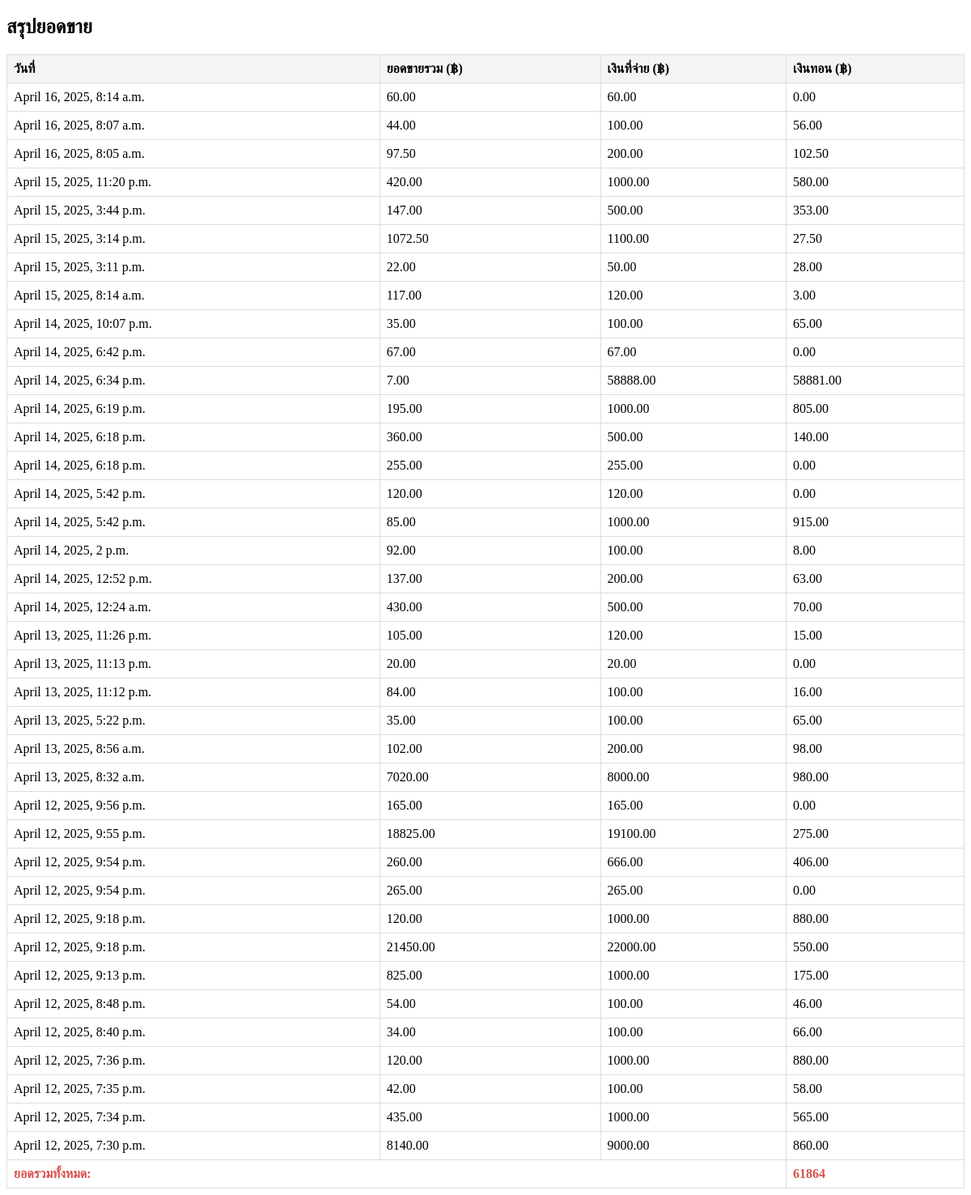
The app's page /Circulation1 with its own data.
### Dashboard/models.py (models this page shows, shortened)
class SaleRecord(models.Model):
    total_amount = models.DecimalField(max_digits=10, decimal_places=2)
    entered_amount = models.DecimalField(max_digits=10, decimal_places=2)
    change = models.DecimalField(max_digits=10, decimal_places=2)
    timestamp = models.DateTimeField()
    Pofitprice = models.DecimalField(max_digits=10, decimal_places=2, default=0.00)
    stock_adjustments = models.JSONField()  # ใช้ JSONField สำหรับบันทึกข้อมูล Array
    cashier = models.ForeignKey(User, on_delete=models.CASCADE, null=True, blank=True, default=1)
    class Meta:
        verbose_name = "รายการสินค้าที่บันทึก"  # เปลี่ยนชื่อที่แสดงใน Admin
        verbose_name_plural = "บันทึกรายการสำหรับการขาย"  # ชื่อพหูพจน์ใน Admin

### DashboardUser/views.py (the view)
def Circulation3(request):
    filter_type = request.GET.get("filter", "year")  # ค่าเริ่มต้นเป็น "year"
    today = datetime.now()
    if filter_type == "day":
        start_date = today - timedelta(days=1)
    elif filter_type == "week":
        start_date = today - timedelta(weeks=1)
    elif filter_type == "month":
        start_date = today - timedelta(days=30)
    elif filter_type == "3months":
        start_date = today - timedelta(days=90)
    elif filter_type == "6months":
        start_date = today - timedelta(days=180)
    else:  # "year"
        start_date = today - timedelta(days=365)
    records1 = SaleRecord.objects.filter(timestamp__gte=start_date).order_by('-timestamp')
    total_sum = records1.aggregate(total=Sum("total_amount"))["total"] or 0
    return render(request, "Circulation1.html", {
        "records1": records1,
        "total_sum": total_sum,
        "filter_type": filter_type  # ส่งค่า filter_type ไปยัง template
    })

### DashboardUser/templates/Circulation1.html (shortened to what this page needs)
<!DOCTYPE html>
{% load humanize %}
{% load static %}
<html>
    <head>
        <link rel="stylesheet" href="">
    </head>
   <body>
    <h2>สรุปยอดขาย</h2>
    <table>
        <thead>
            <tr>
                <th>วันที่</th>
                <th>ยอดขายรวม (฿)</th>
                <th>เงินที่จ่าย (฿)</th>
                <th>เงินทอน (฿)</th>
            </tr>
        </thead>
        <tbody>
            {% for record in records1 %}
            <tr>
                <td>{{ record.timestamp }}</td>
                <td>{{ record.total_amount }}</td>
                <td>{{ record.entered_amount }}</td>
                <td>{{ record.change }}</td>
            </tr>
            {% endfor %}
        </tbody>
        <tfoot>
            <tr>
                <td colspan="3" class="total">ยอดรวมทั้งหมด:</td>
                <td class="total">{{ total_sum }}</td>
            </tr>
        </tfoot>
    </table>
</body>
</html>

### DashboardUser/templates/Circulation1.html (style rules this page uses)
table { width: 100%; border-collapse: collapse; margin-top: 20px; }
th, td { border: 1px solid #ddd; padding: 8px; text-align: left; }
th { background-color: #f4f4f4; }
.total { font-weight: bold; color: #d9534f; }

### records on screen
SaleRecord: timestamp "April 16, 2025, 8:14 a.m.", total_amount "60.00", entered_amount "60.00", change "0.00"
SaleRecord: timestamp "April 16, 2025, 8:07 a.m.", total_amount "44.00", entered_amount "100.00", change "56.00"
SaleRecord: timestamp "April 16, 2025, 8:05 a.m.", total_amount "97.50", entered_amount "200.00", change "102.50"
SaleRecord: timestamp "April 15, 2025, 11:20 p.m.", total_amount "420.00", entered_amount "1000.00", change "580.00"
SaleRecord: timestamp "April 15, 2025, 3:44 p.m.", total_amount "147.00", entered_amount "500.00", change "353.00"
SaleRecord: timestamp "April 15, 2025, 3:14 p.m.", total_amount "1072.50", entered_amount "1100.00", change "27.50"
SaleRecord: timestamp "April 15, 2025, 3:11 p.m.", total_amount "22.00", entered_amount "50.00", change "28.00"
SaleRecord: timestamp "April 15, 2025, 8:14 a.m.", total_amount "117.00", entered_amount "120.00", change "3.00"
SaleRecord: timestamp "April 14, 2025, 10:07 p.m.", total_amount "35.00", entered_amount "100.00", change "65.00"
SaleRecord: timestamp "April 14, 2025, 6:42 p.m.", total_amount "67.00", entered_amount "67.00", change "0.00"
SaleRecord: timestamp "April 14, 2025, 6:34 p.m.", total_amount "7.00", entered_amount "58888.00", change "58881.00"
SaleRecord: timestamp "April 14, 2025, 6:19 p.m.", total_amount "195.00", entered_amount "1000.00", change "805.00"
SaleRecord: timestamp "April 14, 2025, 6:18 p.m.", total_amount "360.00", entered_amount "500.00", change "140.00"
SaleRecord: timestamp "April 14, 2025, 6:18 p.m.", total_amount "255.00", entered_amount "255.00", change "0.00"
SaleRecord: timestamp "April 14, 2025, 5:42 p.m.", total_amount "120.00", entered_amount "120.00", change "0.00"
SaleRecord: timestamp "April 14, 2025, 5:42 p.m.", total_amount "85.00", entered_amount "1000.00", change "915.00"
SaleRecord: timestamp "April 14, 2025, 2 p.m.", total_amount "92.00", entered_amount "100.00", change "8.00"
SaleRecord: timestamp "April 14, 2025, 12:52 p.m.", total_amount "137.00", entered_amount "200.00", change "63.00"
SaleRecord: timestamp "April 14, 2025, 12:24 a.m.", total_amount "430.00", entered_amount "500.00", change "70.00"
SaleRecord: timestamp "April 13, 2025, 11:26 p.m.", total_amount "105.00", entered_amount "120.00", change "15.00"
SaleRecord: timestamp "April 13, 2025, 11:13 p.m.", total_amount "20.00", entered_amount "20.00", change "0.00"
SaleRecord: timestamp "April 13, 2025, 11:12 p.m.", total_amount "84.00", entered_amount "100.00", change "16.00"
SaleRecord: timestamp "April 13, 2025, 5:22 p.m.", total_amount "35.00", entered_amount "100.00", change "65.00"
SaleRecord: timestamp "April 13, 2025, 8:56 a.m.", total_amount "102.00", entered_amount "200.00", change "98.00"
SaleRecord: timestamp "April 13, 2025, 8:32 a.m.", total_amount "7020.00", entered_amount "8000.00", change "980.00"
SaleRecord: timestamp "April 12, 2025, 9:56 p.m.", total_amount "165.00", entered_amount "165.00", change "0.00"
SaleRecord: timestamp "April 12, 2025, 9:55 p.m.", total_amount "18825.00", entered_amount "19100.00", change "275.00"
SaleRecord: timestamp "April 12, 2025, 9:54 p.m.", total_amount "260.00", entered_amount "666.00", change "406.00"
SaleRecord: timestamp "April 12, 2025, 9:54 p.m.", total_amount "265.00", entered_amount "265.00", change "0.00"
SaleRecord: timestamp "April 12, 2025, 9:18 p.m.", total_amount "120.00", entered_amount "1000.00", change "880.00"
SaleRecord: timestamp "April 12, 2025, 9:18 p.m.", total_amount "21450.00", entered_amount "22000.00", change "550.00"
SaleRecord: timestamp "April 12, 2025, 9:13 p.m.", total_amount "825.00", entered_amount "1000.00", change "175.00"
SaleRecord: timestamp "April 12, 2025, 8:48 p.m.", total_amount "54.00", entered_amount "100.00", change "46.00"
SaleRecord: timestamp "April 12, 2025, 8:40 p.m.", total_amount "34.00", entered_amount "100.00", change "66.00"
SaleRecord: timestamp "April 12, 2025, 7:36 p.m.", total_amount "120.00", entered_amount "1000.00", change "880.00"
SaleRecord: timestamp "April 12, 2025, 7:35 p.m.", total_amount "42.00", entered_amount "100.00", change "58.00"
SaleRecord: timestamp "April 12, 2025, 7:34 p.m.", total_amount "435.00", entered_amount "1000.00", change "565.00"
SaleRecord: timestamp "April 12, 2025, 7:30 p.m.", total_amount "8140.00", entered_amount "9000.00", change "860.00"

### other values on screen
{{ total_sum }} "61864"
